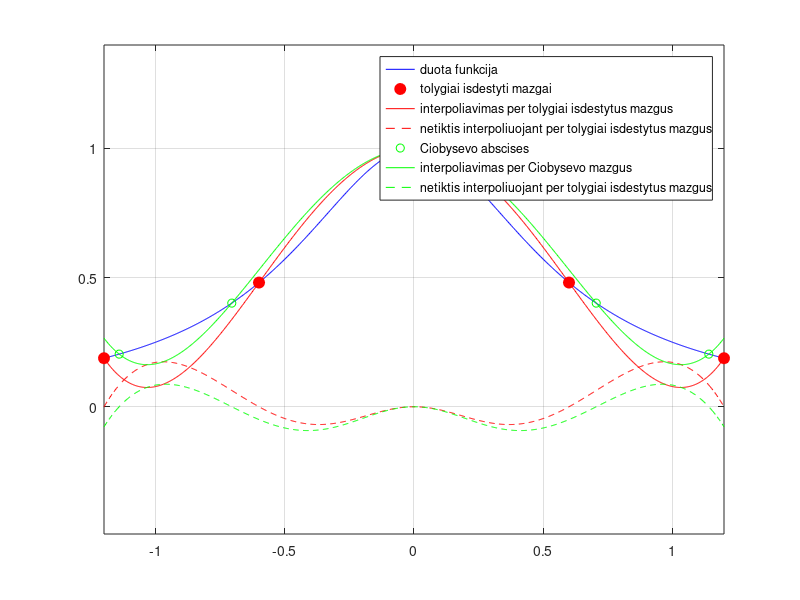

Here is the MATLAB script that generated this plot:
% Lagranzo_interpoliavimas_1D_pagal_duota_funkcija
% Programa demonstruoja, kaip skiriasi interpoliavimo kokybe, 
% kai interpoliavimui parenkame N tolygiai paskirstytu tasku, 
% ir kai interpoliavimo taskais parenkame "Ciobysevo abscises"

function pagrindine
clc,close all

xmin=-1.2;xmax=1.2;  % duotas funkcijos apibrezimo intervalas 
N=5;   % interpoliavimo tasku skaicius
X=[xmin:(xmax-xmin)/(N-1):xmax];  % tolygiai paskirstytu interpoliavimo tasku abscises
k=[0:N-1];
XC=(xmax+xmin)/2+(xmax-xmin)/2*cos((2*k+1)*pi/(2*N)); % "Ciobysevo abscises"

Y=funkcija(X);     %  tolygiai paskirstytu interpoliavimo tasku ordinates
YC=funkcija(XC);   %  ordinates "Ciobysevo abscisiu" taskuose
x=min(X):(max(X)-min(X))/1000:max(X);   %x reiksmes vaizdavimui

leg={'duota funkcija',... 
    'tolygiai isdestyti mazgai',...
    'interpoliavimas per tolygiai isdestytus mazgus',...
    'netiktis interpoliuojant per tolygiai isdestytus mazgus',...
    'Ciobysevo abscises',...
    'interpoliavimas per Ciobysevo mazgus',...
    'netiktis interpoliuojant per tolygiai isdestytus mazgus'};

figure(1), hold on, grid on,box on,axis equal, set(gcf,'Color','w'); 
plot(x,funkcija(x),'b-')   % vaizduojama duotoji funkcija (t.y. pagal kuria interpoliuojama) 
hg=legend(leg{1});pause
plot(X,Y,'ro','MarkerFaceColor','r','MarkerSize',8) % vaizduojami tolygiai isdestyti interpoliavimo taskai 
delete(hg);hg=legend(leg{1:2});pause
F=0;
FC=0;
for j=1:N
    L=Lagranzo_daugianaris(X,j,x);  % Lagranzo daugianariaipagal tolygiai paskirstytas abscises
    LC=Lagranzo_daugianaris(XC,j,x);% Lagranzo daugianariai pagal "Ciobysevo abscises"
    F=F+L*Y(j);                     % kaupiamos sumos interpoliuojanciu funkciju vaizdavimui
    FC=FC+LC*YC(j);
end

plot(x,F,'r-')      % vaizduojama funkcija, interpoliuojanti tolygiai paskirstytuose mazguose 
plot(x,funkcija(x)-F,'r--'),      % vaizduojama netiktis duotos funkcijos atzvilgiu 
delete(hg);hg=legend(leg{1:4});pause

plot(XC,YC,'go')   % vaizduojami interpoliavimo mazgai ties Ciobysevo abscisemis
delete(hg);hg=legend(leg{1:5});pause
plot(x,FC,'g-')   % vaizduojama funkcija, interpoliuojanti Ciobysevo mazguose 
plot(x,funkcija(x)-FC,'g--'),  % vaizduojama netiktis duotos funkcijos atzvilgiu
delete(hg);hg=legend(leg);



return
end

function L=Lagranzo_daugianaris(X,j,x)
% X - interpoliavimo tasku abscises
% j - Lagranzo daugianario numeris (atitinka interp.tasko numeriui)
% x - abscises, kuriose apskaiciuojama daugianario reiksme
    n=length(X);
    L=1;
    for k=1:n, if k ~= j, L=L.*(x-X(k))/(X(j)-X(k)); end, end
    % daugianario reiksmes apskaiciuojamos visuose vaizdavimo taskuose,
    % kuriu abscises yra masyve x
return
end



function fnk=funkcija(x)
% apskaiciuoja interpoliuojamos funkcijos reiksmes taskuose x

% fnk=sin(5*x)+x.^2/10;
% fnk=exp(-10*x.^2);
fnk=1./(1+3*x.^2);
return
end